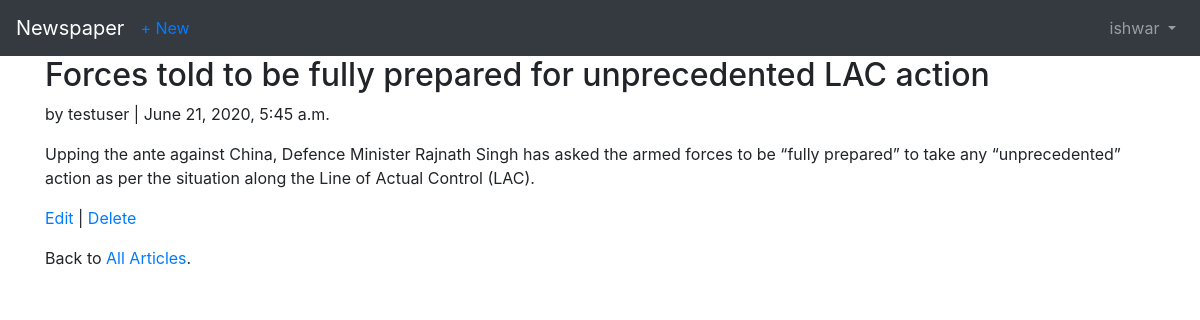
/articles/4/ (signed in), run on the app's committed database.
### users/models.py (models this page shows)
class CustomUser(AbstractUser):
    age = models.PositiveIntegerField(null=True, blank=True)

### articles/models.py (models this page shows, shortened)
class Article(models.Model):
    CHOICE_CATEGORY = (
        ('SPORT', 'sport'),
        ('POLITICS', 'politics'),
        ('FILMS', 'films'),
        ('NEWS', 'news'),
    )
    title = models.CharField(max_length=100)
    categoty = models.CharField(choices=CHOICE_CATEGORY, max_length=100,
                                default="news")  # new field after lunch
    body = models.TextField()
    date = models.DateTimeField(auto_now_add=True)
    image = models.ImageField(upload_to=settings.MEDIA_ROOT, null=True, blank=True)  # new field after lunch
    author = models.ForeignKey(get_user_model(), on_delete=models.CASCADE, )

### articles/views.py (the view)
# urls.py: path('<int:pk>/', ArticleDetailView.as_view(), name='article_detail'), # new
class ArticleDetailView(LoginRequiredMixin, DetailView):
    model = Article
    template_name = 'article_detail.html'
    login_url = 'login'  # new

### templates/article_detail.html
{% extends 'base.html' %}
{% block content %}
<div class="article-entry">
    <h2>{{ object.title }}</h2>
    <p>by {{ object.author }} | {{ object.date }}</p>
    <p>{{ object.body }}</p>
</div>
<p><a href="{% url 'article_edit' article.pk %}">Edit</a> | <a href="{% url 'article_delete' article.pk %}">Delete</a></p>
    <p>Back to <a href="{% url 'article_list' %}">All Articles</a>.</p>
{% endblock content %}

### templates/base.html (shortened to what this page needs)
{% load static %}
<!doctype html> <html lang="en">
<head>
    <link rel="stylesheet" href="https://maxcdn.bootstrapcdn.com/bootstrap/4.4.1/css/bootstrap.min.css">
    <link rel="stylesheet" href="{% static 'css/style.css' %}">
</head>
<body>
<nav class="navbar navbar-expand-md navbar-dark bg-dark mb-">
    <a class="navbar-brand" href="{% url 'home' %}">Newspaper</a>
     <div class="collapse navbar-collapse" id="navbarCollapse">
    {% if user.is_authenticated %}
    <ul class="navbar-nav mr-auto">
        <li class="nav-item"><a href="{% url 'article_new' %}">+ New</a></li>
    </ul>
    <ul class="navbar-nav ml-auto">
        <li class="nav-item"> <a class="nav-link dropdown-toggle" href="#" id="userMenu" data-toggle="dropdown" aria-haspopup="true" aria-expanded="false"> {{ user.username }} </a>
        </li>
    </ul>
    {% else %}
    <form class="form-inline ml-auto">
        <a href="{% url 'login' %}" class="btn btn-outline-secondary"> Log In</a>
        <a href="{% url 'signup' %}" class="btn btn-primary ml-">Sign up</a>
    </form>
    {% endif %}
</div>
</nav>
<div class="container">
    {% block content %}
     {% endblock content %}
</div>
</body>
</html>

### data on the page
CustomUser: username "ishwar"
Article: title "Forces told to be fully prepared for unprecedented LAC action", author "testuser", date "June 21, 2020, 5:45 a.m.", body "Upping the ante against China, Defence Minister Rajnath Singh has asked the armed forces to be “fully prepared” to take any “unprecedented” action as per the situation along the Line of Actual Control (LAC)."
